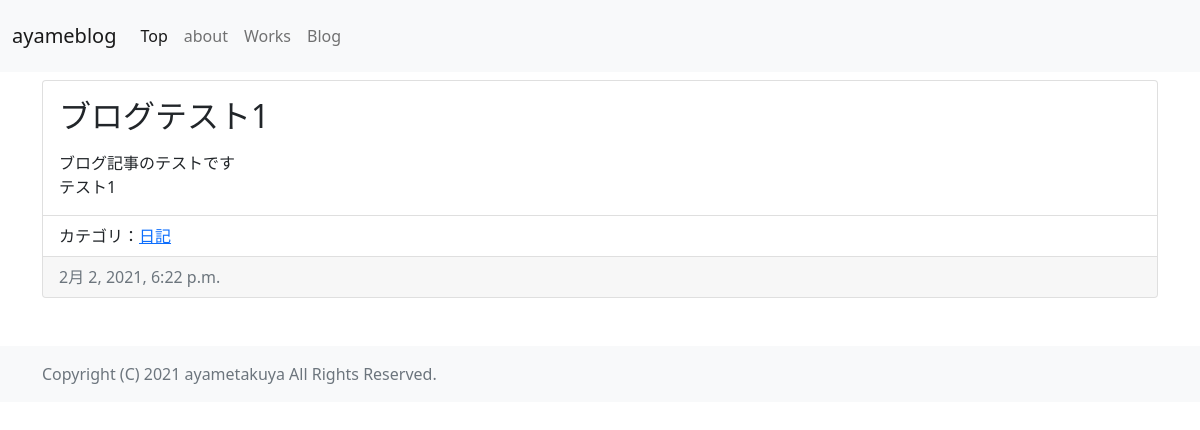
Before: /blog/1/ with the older database file.
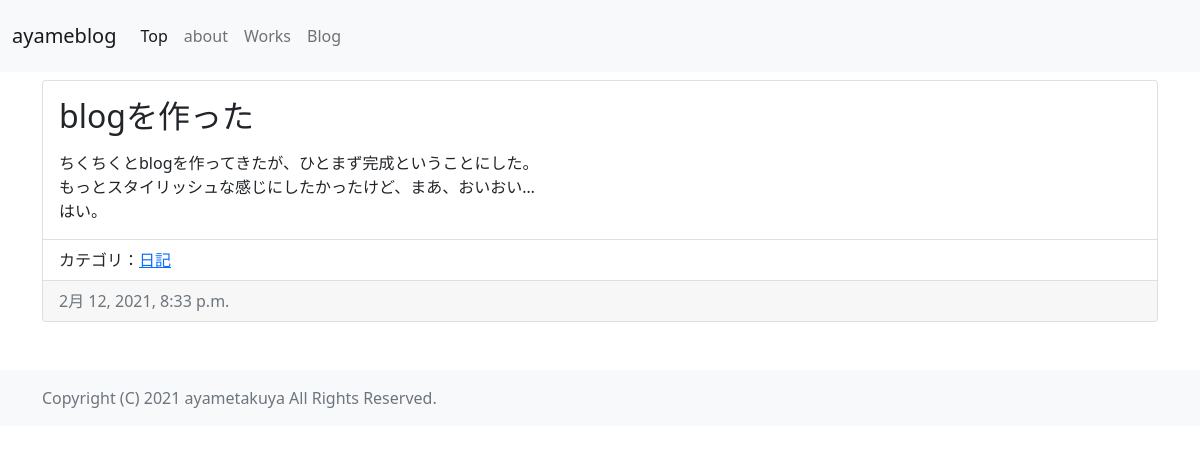
After: the same page with the newer database file.
### blog/models.py (models this page shows, shortened)
class PostBlogModel(models.Model):
    title = models.CharField(max_length=200)
    content = models.TextField()
    category = models.ForeignKey(CategoryModel, on_delete=models.PROTECT, blank=True, null=True)
    created_at = models.DateTimeField(auto_now_add=True)
    image = models.ImageField(upload_to='blogimages/', null=True, blank=True)
    link = models.URLField(max_length=200, null=True, blank=True)

class CategoryModel(models.Model):
    name = models.CharField(max_length=200)
    slug = models.SlugField(unique=True, null=True, blank=True)

### blog/views.py (the view)
# urls.py: path('blog/<int:pk>/', BlogDetailView.as_view(), name='blogdetail'),
class BlogDetailView(DetailView):
    template_name = 'blogdetail.html'
    model = PostBlogModel

### templates/blogdetail.html (shortened to what this page needs)
{% extends 'base.html' %}
{% block content %}
<div class="container mt-2 pb-5">
    <div class="card">
        <div class="card-body">
            <h2 class="card-title pb-2">{{ object.title }}</h2>
            <p class="card-text">{{ object.content | linebreaksbr }}</p>
        </div>
        <ul class="list-group list-group-flush">
            <li class="list-group-item">
                {% if object.category is None %}
                カテゴリはありません
                {% else %}
                カテゴリ：<a href="{% url 'categorydetail' object.category.slug %}" >{{ object.category.name }}</a>
                {% endif %}
            </li>
        </ul>
        <div class="card-footer text-muted">
            {{ object.created_at }}
        </div>
    </div>
</div>
{% endblock %}

Changed rows visible on the page:
changed PostBlogModel "日記": title "ブログテスト1" → "blogを作った"; content "ブログ記事のテストです テスト1" → "ちくちくとblogを作ってきたが、ひとまず完成ということにした。 もっとスタイリッシュな感じにしたかったけど、まあ、おいおい… はい。"; created_at "2月 2, 2021, 6:22 p.m." → "2月 12, 2021, 8:33 p.m."
